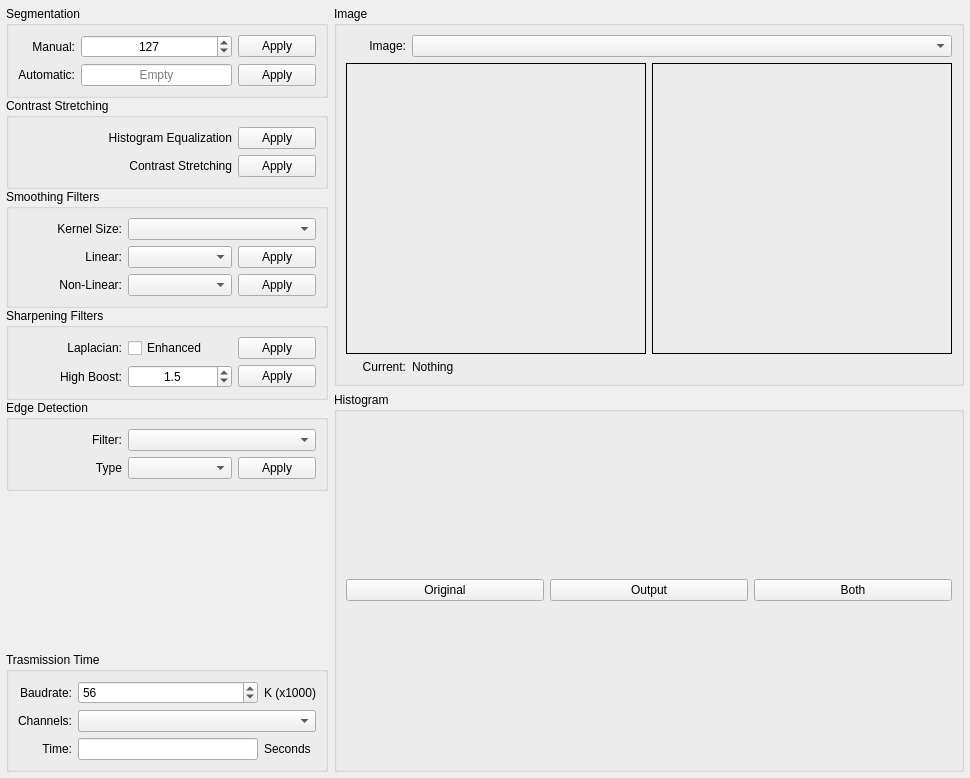
<?xml version="1.0" encoding="UTF-8"?>
<ui version="4.0">
 <class>MainWindow</class>
 <widget class="QMainWindow" name="MainWindow">
  <property name="geometry">
   <rect>
    <x>0</x>
    <y>0</y>
    <width>970</width>
    <height>778</height>
   </rect>
  </property>
  <property name="windowTitle">
   <string>Image Processing - Practical Exam</string>
  </property>
  <widget class="QWidget" name="centralwidget">
   <layout class="QGridLayout" name="gridLayout_7">
    <property name="leftMargin">
     <number>6</number>
    </property>
    <property name="topMargin">
     <number>6</number>
    </property>
    <property name="rightMargin">
     <number>6</number>
    </property>
    <property name="bottomMargin">
     <number>6</number>
    </property>
    <item row="0" column="0">
     <layout class="QVBoxLayout" name="qVBL_groups">
      <property name="spacing">
       <number>0</number>
      </property>
      <property name="bottomMargin">
       <number>0</number>
      </property>
      <item>
       <widget class="QGroupBox" name="qGB_segmentation">
        <property name="title">
         <string>Segmentation</string>
        </property>
        <layout class="QGridLayout" name="gridLayout">
         <item row="0" column="0">
          <widget class="QLabel" name="qL_seg_manual_title">
           <property name="text">
            <string>Manual:</string>
           </property>
           <property name="alignment">
            <set>Qt::AlignRight|Qt::AlignTrailing|Qt::AlignVCenter</set>
           </property>
          </widget>
         </item>
         <item row="0" column="1">
          <widget class="QSpinBox" name="qSB_seg_manual">
           <property name="alignment">
            <set>Qt::AlignCenter</set>
           </property>
           <property name="maximum">
            <number>255</number>
           </property>
           <property name="value">
            <number>127</number>
           </property>
          </widget>
         </item>
         <item row="0" column="2">
          <widget class="QPushButton" name="qPB_apply_seg_manual">
           <property name="minimumSize">
            <size>
             <width>78</width>
             <height>0</height>
            </size>
           </property>
           <property name="maximumSize">
            <size>
             <width>78</width>
             <height>16777215</height>
            </size>
           </property>
           <property name="text">
            <string>Apply</string>
           </property>
          </widget>
         </item>
         <item row="1" column="0">
          <widget class="QLabel" name="qL_seg_auto_title">
           <property name="text">
            <string>Automatic:</string>
           </property>
           <property name="alignment">
            <set>Qt::AlignRight|Qt::AlignTrailing|Qt::AlignVCenter</set>
           </property>
          </widget>
         </item>
         <item row="1" column="1">
          <widget class="QLineEdit" name="qLE_seg_auto">
           <property name="text">
            <string/>
           </property>
           <property name="alignment">
            <set>Qt::AlignCenter</set>
           </property>
           <property name="readOnly">
            <bool>true</bool>
           </property>
           <property name="placeholderText">
            <string>Empty</string>
           </property>
          </widget>
         </item>
         <item row="1" column="2">
          <widget class="QPushButton" name="qPB_apply_seg_auto">
           <property name="minimumSize">
            <size>
             <width>78</width>
             <height>0</height>
            </size>
           </property>
           <property name="maximumSize">
            <size>
             <width>78</width>
             <height>16777215</height>
            </size>
           </property>
           <property name="text">
            <string>Apply</string>
           </property>
          </widget>
         </item>
        </layout>
       </widget>
      </item>
      <item>
       <widget class="QGroupBox" name="qGB_constrast_stretching">
        <property name="title">
         <string>Contrast Stretching</string>
        </property>
        <layout class="QGridLayout" name="gridLayout_4">
         <item row="1" column="0">
          <widget class="QLabel" name="qL_contrast_stretch_title">
           <property name="text">
            <string>Contrast Stretching</string>
           </property>
           <property name="alignment">
            <set>Qt::AlignRight|Qt::AlignTrailing|Qt::AlignVCenter</set>
           </property>
          </widget>
         </item>
         <item row="0" column="0">
          <widget class="QLabel" name="qL_hist_equalize_title">
           <property name="text">
            <string>Histogram Equalization</string>
           </property>
           <property name="alignment">
            <set>Qt::AlignRight|Qt::AlignTrailing|Qt::AlignVCenter</set>
           </property>
          </widget>
         </item>
         <item row="1" column="1">
          <widget class="QPushButton" name="qPB_contrast_stretch">
           <property name="minimumSize">
            <size>
             <width>78</width>
             <height>0</height>
            </size>
           </property>
           <property name="maximumSize">
            <size>
             <width>78</width>
             <height>16777215</height>
            </size>
           </property>
           <property name="text">
            <string>Apply</string>
           </property>
          </widget>
         </item>
         <item row="0" column="1">
          <widget class="QPushButton" name="qPB_hist_equalize">
           <property name="minimumSize">
            <size>
             <width>78</width>
             <height>0</height>
            </size>
           </property>
           <property name="maximumSize">
            <size>
             <width>78</width>
             <height>16777215</height>
            </size>
           </property>
           <property name="text">
            <string>Apply</string>
           </property>
          </widget>
         </item>
        </layout>
       </widget>
      </item>
      <item>
       <widget class="QGroupBox" name="qGB_smooth_filters">
        <property name="title">
         <string>Smoothing Filters</string>
        </property>
        <layout class="QGridLayout" name="gridLayout_5">
         <item row="0" column="0">
          <widget class="QLabel" name="qL_kernel_size_title">
           <property name="text">
            <string>Kernel Size:</string>
           </property>
           <property name="alignment">
            <set>Qt::AlignRight|Qt::AlignTrailing|Qt::AlignVCenter</set>
           </property>
          </widget>
         </item>
         <item row="0" column="1" colspan="2">
          <widget class="QComboBox" name="qCB_kernel_size"/>
         </item>
         <item row="1" column="0">
          <widget class="QLabel" name="qL_smooth_linear_title">
           <property name="text">
            <string>Linear:</string>
           </property>
           <property name="alignment">
            <set>Qt::AlignRight|Qt::AlignTrailing|Qt::AlignVCenter</set>
           </property>
          </widget>
         </item>
         <item row="1" column="1">
          <widget class="QComboBox" name="qCB_smooth_linear"/>
         </item>
         <item row="1" column="2">
          <widget class="QPushButton" name="qPB_apply_smooth_linear">
           <property name="minimumSize">
            <size>
             <width>78</width>
             <height>0</height>
            </size>
           </property>
           <property name="maximumSize">
            <size>
             <width>78</width>
             <height>16777215</height>
            </size>
           </property>
           <property name="text">
            <string>Apply</string>
           </property>
          </widget>
         </item>
         <item row="2" column="0">
          <widget class="QLabel" name="qL_smooth_non_linear_title">
           <property name="text">
            <string>Non-Linear:</string>
           </property>
           <property name="alignment">
            <set>Qt::AlignRight|Qt::AlignTrailing|Qt::AlignVCenter</set>
           </property>
          </widget>
         </item>
         <item row="2" column="1">
          <widget class="QComboBox" name="qCB_smooth_non_linear"/>
         </item>
         <item row="2" column="2">
          <widget class="QPushButton" name="qPB_apply_smooth_non_linear">
           <property name="minimumSize">
            <size>
             <width>78</width>
             <height>0</height>
            </size>
           </property>
           <property name="maximumSize">
            <size>
             <width>78</width>
             <height>16777215</height>
            </size>
           </property>
           <property name="text">
            <string>Apply</string>
           </property>
          </widget>
         </item>
        </layout>
       </widget>
      </item>
      <item>
       <widget class="QGroupBox" name="qGB_sharpen_filters">
        <property name="title">
         <string>Sharpening Filters</string>
        </property>
        <layout class="QGridLayout" name="gridLayout_10">
         <item row="0" column="0">
          <widget class="QLabel" name="qL_sharpen_size_title">
           <property name="text">
            <string>Laplacian:</string>
           </property>
           <property name="alignment">
            <set>Qt::AlignRight|Qt::AlignTrailing|Qt::AlignVCenter</set>
           </property>
          </widget>
         </item>
         <item row="1" column="0">
          <widget class="QLabel" name="qL_high_boost_title">
           <property name="text">
            <string>High Boost:</string>
           </property>
           <property name="alignment">
            <set>Qt::AlignRight|Qt::AlignTrailing|Qt::AlignVCenter</set>
           </property>
          </widget>
         </item>
         <item row="1" column="2">
          <widget class="QPushButton" name="qPB_apply_high_boost">
           <property name="minimumSize">
            <size>
             <width>78</width>
             <height>0</height>
            </size>
           </property>
           <property name="maximumSize">
            <size>
             <width>78</width>
             <height>16777215</height>
            </size>
           </property>
           <property name="text">
            <string>Apply</string>
           </property>
          </widget>
         </item>
         <item row="0" column="1">
          <widget class="QCheckBox" name="qCB_laplacian_enhanced">
           <property name="text">
            <string>Enhanced</string>
           </property>
          </widget>
         </item>
         <item row="0" column="2">
          <widget class="QPushButton" name="qPB_apply_laplacian">
           <property name="minimumSize">
            <size>
             <width>78</width>
             <height>0</height>
            </size>
           </property>
           <property name="maximumSize">
            <size>
             <width>78</width>
             <height>16777215</height>
            </size>
           </property>
           <property name="text">
            <string>Apply</string>
           </property>
          </widget>
         </item>
         <item row="1" column="1">
          <widget class="QDoubleSpinBox" name="qDSB_high_boost">
           <property name="alignment">
            <set>Qt::AlignCenter</set>
           </property>
           <property name="decimals">
            <number>1</number>
           </property>
           <property name="minimum">
            <double>1.000000000000000</double>
           </property>
           <property name="maximum">
            <double>20.000000000000000</double>
           </property>
           <property name="singleStep">
            <double>0.200000000000000</double>
           </property>
           <property name="value">
            <double>1.500000000000000</double>
           </property>
          </widget>
         </item>
        </layout>
       </widget>
      </item>
      <item>
       <widget class="QGroupBox" name="qGB_edge_detection">
        <property name="title">
         <string>Edge Detection</string>
        </property>
        <layout class="QGridLayout" name="gridLayout_6">
         <item row="0" column="0">
          <widget class="QLabel" name="qL_edge_filter_title">
           <property name="text">
            <string>Filter:</string>
           </property>
           <property name="alignment">
            <set>Qt::AlignRight|Qt::AlignTrailing|Qt::AlignVCenter</set>
           </property>
          </widget>
         </item>
         <item row="1" column="0">
          <widget class="QLabel" name="qL_edge_type_title">
           <property name="text">
            <string>Type</string>
           </property>
           <property name="alignment">
            <set>Qt::AlignRight|Qt::AlignTrailing|Qt::AlignVCenter</set>
           </property>
          </widget>
         </item>
         <item row="1" column="1">
          <widget class="QComboBox" name="qCB_edge_type"/>
         </item>
         <item row="1" column="2">
          <widget class="QPushButton" name="qPB_apply_edge_detection">
           <property name="minimumSize">
            <size>
             <width>78</width>
             <height>0</height>
            </size>
           </property>
           <property name="maximumSize">
            <size>
             <width>78</width>
             <height>16777215</height>
            </size>
           </property>
           <property name="text">
            <string>Apply</string>
           </property>
          </widget>
         </item>
         <item row="0" column="1" colspan="2">
          <widget class="QComboBox" name="qCB_edge_filter"/>
         </item>
        </layout>
       </widget>
      </item>
      <item>
       <spacer name="verticalSpacer">
        <property name="orientation">
         <enum>Qt::Vertical</enum>
        </property>
        <property name="sizeHint" stdset="0">
         <size>
          <width>20</width>
          <height>40</height>
         </size>
        </property>
       </spacer>
      </item>
      <item>
       <widget class="QGroupBox" name="qGB_transmission_time">
        <property name="title">
         <string>Trasmission Time</string>
        </property>
        <layout class="QGridLayout" name="gridLayout_9">
         <item row="1" column="1" colspan="2">
          <widget class="QComboBox" name="qCB_trans_channels"/>
         </item>
         <item row="1" column="0">
          <widget class="QLabel" name="qL_trans_channels_title">
           <property name="text">
            <string>Channels:</string>
           </property>
           <property name="alignment">
            <set>Qt::AlignRight|Qt::AlignTrailing|Qt::AlignVCenter</set>
           </property>
          </widget>
         </item>
         <item row="2" column="2">
          <widget class="QLabel" name="qL_trans_time_unit">
           <property name="text">
            <string>Seconds</string>
           </property>
          </widget>
         </item>
         <item row="2" column="1">
          <widget class="QLineEdit" name="qLE_trans_time">
           <property name="readOnly">
            <bool>true</bool>
           </property>
          </widget>
         </item>
         <item row="0" column="0">
          <widget class="QLabel" name="qL_trans_baudrate_title">
           <property name="text">
            <string>Baudrate:</string>
           </property>
           <property name="alignment">
            <set>Qt::AlignRight|Qt::AlignTrailing|Qt::AlignVCenter</set>
           </property>
          </widget>
         </item>
         <item row="2" column="0">
          <widget class="QLabel" name="qL_trans_time_title">
           <property name="text">
            <string>Time:</string>
           </property>
           <property name="alignment">
            <set>Qt::AlignRight|Qt::AlignTrailing|Qt::AlignVCenter</set>
           </property>
          </widget>
         </item>
         <item row="0" column="1">
          <widget class="QSpinBox" name="qSB_baudrate">
           <property name="minimum">
            <number>6</number>
           </property>
           <property name="maximum">
            <number>12000</number>
           </property>
           <property name="singleStep">
            <number>16</number>
           </property>
           <property name="value">
            <number>56</number>
           </property>
          </widget>
         </item>
         <item row="0" column="2">
          <widget class="QLabel" name="label">
           <property name="text">
            <string>K (x1000)</string>
           </property>
          </widget>
         </item>
        </layout>
       </widget>
      </item>
     </layout>
    </item>
    <item row="0" column="1">
     <layout class="QVBoxLayout" name="qVBL_left_side">
      <item>
       <widget class="QGroupBox" name="qGB_image">
        <property name="sizePolicy">
         <sizepolicy hsizetype="Preferred" vsizetype="Preferred">
          <horstretch>0</horstretch>
          <verstretch>0</verstretch>
         </sizepolicy>
        </property>
        <property name="title">
         <string>Image</string>
        </property>
        <layout class="QGridLayout" name="gridLayout_2">
         <item row="0" column="0">
          <widget class="QLabel" name="qL_image_title">
           <property name="minimumSize">
            <size>
             <width>60</width>
             <height>0</height>
            </size>
           </property>
           <property name="text">
            <string>Image:</string>
           </property>
           <property name="alignment">
            <set>Qt::AlignRight|Qt::AlignTrailing|Qt::AlignVCenter</set>
           </property>
          </widget>
         </item>
         <item row="0" column="1">
          <widget class="QComboBox" name="qCB_image"/>
         </item>
         <item row="1" column="0" colspan="2">
          <layout class="QHBoxLayout" name="qHBL_images">
           <item>
            <widget class="QLabel" name="qL_img_original">
             <property name="minimumSize">
              <size>
               <width>300</width>
               <height>0</height>
              </size>
             </property>
             <property name="maximumSize">
              <size>
               <width>400</width>
               <height>400</height>
              </size>
             </property>
             <property name="frameShape">
              <enum>QFrame::Box</enum>
             </property>
             <property name="text">
              <string/>
             </property>
             <property name="scaledContents">
              <bool>true</bool>
             </property>
             <property name="alignment">
              <set>Qt::AlignCenter</set>
             </property>
             <property name="indent">
              <number>0</number>
             </property>
            </widget>
           </item>
           <item>
            <widget class="QLabel" name="qL_img_output">
             <property name="minimumSize">
              <size>
               <width>300</width>
               <height>0</height>
              </size>
             </property>
             <property name="maximumSize">
              <size>
               <width>400</width>
               <height>400</height>
              </size>
             </property>
             <property name="frameShape">
              <enum>QFrame::Box</enum>
             </property>
             <property name="text">
              <string/>
             </property>
             <property name="alignment">
              <set>Qt::AlignCenter</set>
             </property>
             <property name="indent">
              <number>0</number>
             </property>
            </widget>
           </item>
          </layout>
         </item>
         <item row="2" column="0">
          <widget class="QLabel" name="qL_current_title">
           <property name="sizePolicy">
            <sizepolicy hsizetype="Preferred" vsizetype="Maximum">
             <horstretch>0</horstretch>
             <verstretch>0</verstretch>
            </sizepolicy>
           </property>
           <property name="minimumSize">
            <size>
             <width>60</width>
             <height>0</height>
            </size>
           </property>
           <property name="text">
            <string>Current:</string>
           </property>
           <property name="alignment">
            <set>Qt::AlignRight|Qt::AlignTrailing|Qt::AlignVCenter</set>
           </property>
          </widget>
         </item>
         <item row="2" column="1">
          <widget class="QLabel" name="qL_current_method">
           <property name="sizePolicy">
            <sizepolicy hsizetype="Expanding" vsizetype="Maximum">
             <horstretch>0</horstretch>
             <verstretch>0</verstretch>
            </sizepolicy>
           </property>
           <property name="text">
            <string>Nothing</string>
           </property>
          </widget>
         </item>
        </layout>
       </widget>
      </item>
      <item>
       <widget class="QGroupBox" name="qGB_histogram">
        <property name="title">
         <string>Histogram</string>
        </property>
        <layout class="QGridLayout" name="gridLayout_3">
         <item row="1" column="0">
          <widget class="QPushButton" name="qPB_hist_original">
           <property name="text">
            <string>Original</string>
           </property>
          </widget>
         </item>
         <item row="1" column="1">
          <widget class="QPushButton" name="qPB_hist_output">
           <property name="text">
            <string>Output</string>
           </property>
          </widget>
         </item>
         <item row="1" column="2">
          <widget class="QPushButton" name="qPB_hist_both">
           <property name="text">
            <string>Both</string>
           </property>
          </widget>
         </item>
         <item row="0" column="0" colspan="3">
          <layout class="QVBoxLayout" name="qVBL_hist"/>
         </item>
        </layout>
       </widget>
      </item>
     </layout>
    </item>
   </layout>
  </widget>
 </widget>
 <resources/>
 <connections/>
</ui>
